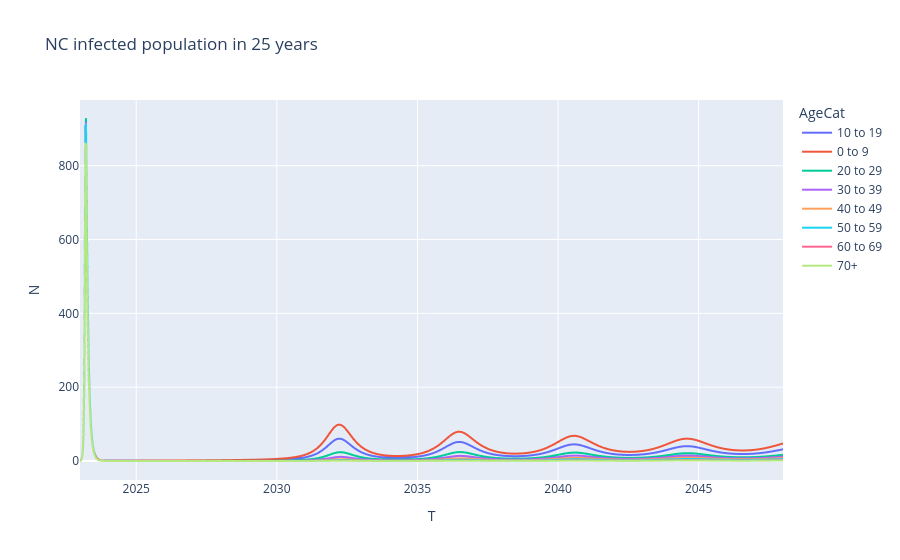

The notebook cell saved with this chart:
### Code cell
epi_fig_agemix_vec = px.line(NC_agemix_epi_infected_vec, x="T", y="N", color="AgeCat", title='NC infected population in 25 years') #add a title for the graph
epi_fig_agemix_vec.show()

### Figure 1 — Plotly figure (JSON) as saved in the notebook; plotly's stock layout.template omitted (floating-point values rounded to 4 significant figures; data arrays with more than 128 entries replaced by an {"elided": "..."} marker saying what was removed)
{"data": [{"hovertemplate": "AgeCat=10 to 19<br>T=%{x}<br>N=%{y}<extra></extra>", "legendgroup": "10 to 19", "line": {"color": "#636efa", "dash": "solid"}, "marker": {"symbol": "circle"}, "mode": "lines", "name": "10 to 19", "showlegend": true, "type": "scattergl", "x": {"elided": "1301 float values"}, "xaxis": "x", "y": {"elided": "1301 float values"}, "yaxis": "y"}, {"hovertemplate": "AgeCat=0 to 9<br>T=%{x}<br>N=%{y}<extra></extra>", "legendgroup": "0 to 9", "line": {"color": "#EF553B", "dash": "solid"}, "marker": {"symbol": "circle"}, "mode": "lines", "name": "0 to 9", "showlegend": true, "type": "scattergl", "x": {"elided": "1300 float values"}, "xaxis": "x", "y": {"elided": "1300 float values"}, "yaxis": "y"}, {"hovertemplate": "AgeCat=20 to 29<br>T=%{x}<br>N=%{y}<extra></extra>", "legendgroup": "20 to 29", "line": {"color": "#00cc96", "dash": "solid"}, "marker": {"symbol": "circle"}, "mode": "lines", "name": "20 to 29", "showlegend": true, "type": "scattergl", "x": {"elided": "1300 float values"}, "xaxis": "x", "y": {"elided": "1300 float values"}, "yaxis": "y"}, {"hovertemplate": "AgeCat=30 to 39<br>T=%{x}<br>N=%{y}<extra></extra>", "legendgroup": "30 to 39", "line": {"color": "#ab63fa", "dash": "solid"}, "marker": {"symbol": "circle"}, "mode": "lines", "name": "30 to 39", "showlegend": true, "type": "scattergl", "x": {"elided": "1300 float values"}, "xaxis": "x", "y": {"elided": "1300 float values"}, "yaxis": "y"}, {"hovertemplate": "AgeCat=40 to 49<br>T=%{x}<br>N=%{y}<extra></extra>", "legendgroup": "40 to 49", "line": {"color": "#FFA15A", "dash": "solid"}, "marker": {"symbol": "circle"}, "mode": "lines", "name": "40 to 49", "showlegend": true, "type": "scattergl", "x": {"elided": "1300 float values"}, "xaxis": "x", "y": {"elided": "1300 float values"}, "yaxis": "y"}, {"hovertemplate": "AgeCat=50 to 59<br>T=%{x}<br>N=%{y}<extra></extra>", "legendgroup": "50 to 59", "line": {"color": "#19d3f3", "dash": "solid"}, "marker": {"symbol": "circle"}, "mode": "lines", "name": "50 to 59", "showlegend": true, "type": "scattergl", "x": {"elided": "1300 float values"}, "xaxis": "x", "y": {"elided": "1300 float values"}, "yaxis": "y"}, {"hovertemplate": "AgeCat=60 to 69<br>T=%{x}<br>N=%{y}<extra></extra>", "legendgroup": "60 to 69", "line": {"color": "#FF6692", "dash": "solid"}, "marker": {"symbol": "circle"}, "mode": "lines", "name": "60 to 69", "showlegend": true, "type": "scattergl", "x": {"elided": "1300 float values"}, "xaxis": "x", "y": {"elided": "1300 float values"}, "yaxis": "y"}, {"hovertemplate": "AgeCat=70+<br>T=%{x}<br>N=%{y}<extra></extra>", "legendgroup": "70+", "line": {"color": "#B6E880", "dash": "solid"}, "marker": {"symbol": "circle"}, "mode": "lines", "name": "70+", "showlegend": true, "type": "scattergl", "x": {"elided": "1300 float values"}, "xaxis": "x", "y": {"elided": "1300 float values"}, "yaxis": "y"}], "layout": {"legend": {"title": {"text": "AgeCat"}, "tracegroupgap": 0}, "title": {"text": "NC infected population in 25 years"}, "xaxis": {"anchor": "y", "domain": [0, 1], "title": {"text": "T"}}, "yaxis": {"anchor": "x", "domain": [0, 1], "title": {"text": "N"}}}}
